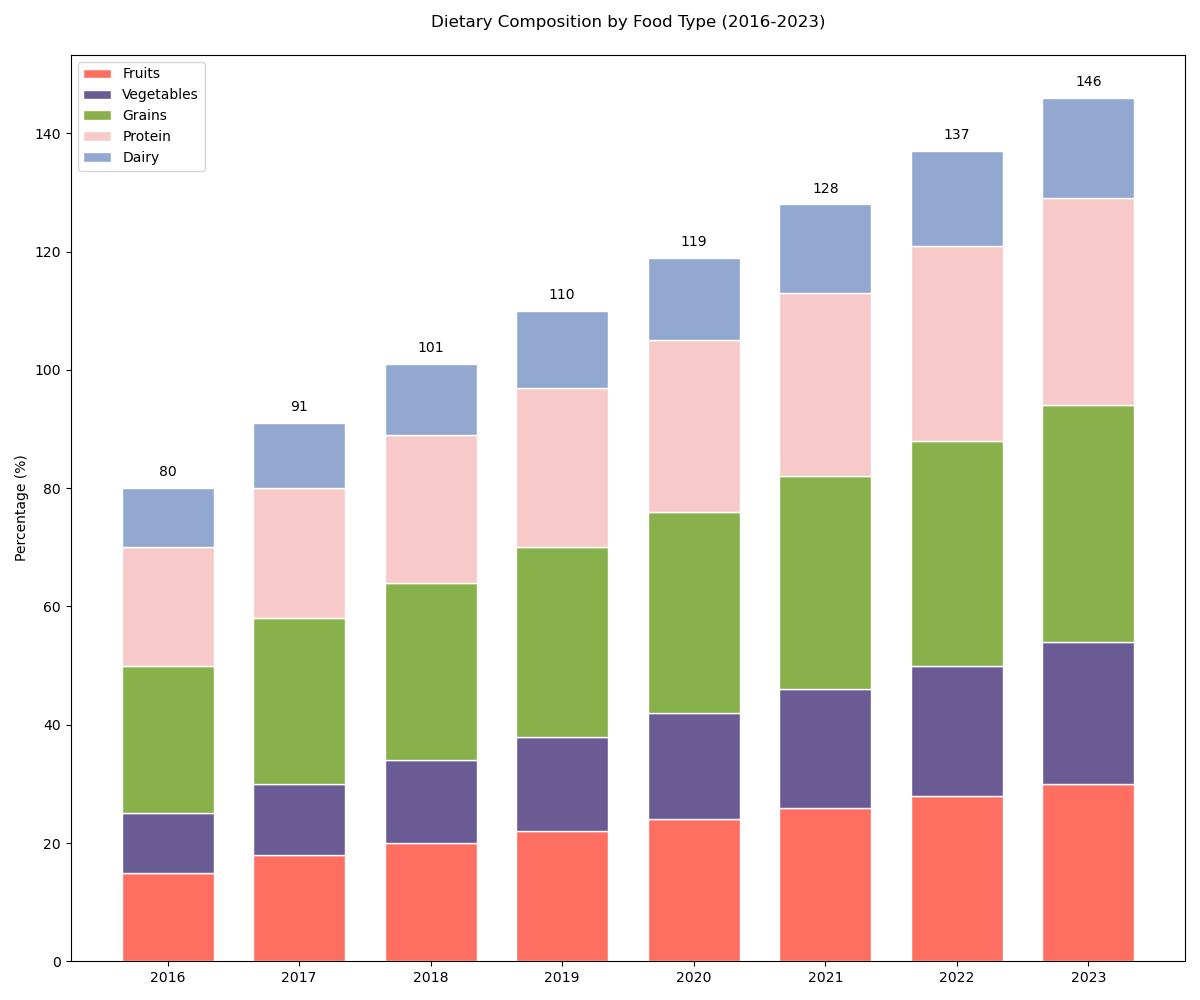

Recreate this plot in Python.

import matplotlib.pyplot as plt

# Definition of data points
years = ['2016', '2017', '2018', '2019', '2020', '2021', '2022', '2023']
fruits = [15, 18, 20, 22, 24, 26, 28, 30]
vegetables = [10, 12, 14, 16, 18, 20, 22, 24]
grains = [25, 28, 30, 32, 34, 36, 38, 40]
protein = [20, 22, 25, 27, 29, 31, 33, 35]
dairy = [10, 11, 12, 13, 14, 15, 16, 17]

# Colors for the data series for better clarity
colors = ['#FF6F61', '#6B5B95', '#88B04B', '#F7CAC9', '#92A8D1']

# Create a figure and a set of subplots - modify width and height of the chart
fig, ax = plt.subplots(figsize=(12, 10))

# Change the width of bars
bar_width = 0.7

# Stacking bars vertically
ax.bar(years, fruits, color=colors[0], edgecolor='white', width=bar_width, label='Fruits')
ax.bar(years, vegetables, bottom=fruits, color=colors[1], edgecolor='white', width=bar_width, label='Vegetables')
ax.bar(years, grains, bottom=[i+j for i,j in zip(fruits, vegetables)], color=colors[2], edgecolor='white', width=bar_width, label='Grains')
ax.bar(years, protein, bottom=[i+j+k for i,j,k in zip(fruits, vegetables, grains)], color=colors[3], edgecolor='white', width=bar_width, label='Protein')
ax.bar(years, dairy, bottom=[i+j+k+l for i,j,k,l in zip(fruits, vegetables, grains, protein)], color=colors[4], edgecolor='white', width=bar_width, label='Dairy')

# Labeling the chart
ax.set_ylabel('Percentage (%)')
ax.set_title('Dietary Composition by Food Type (2016-2023)', pad=20)

# Displaying the legend
ax.legend(loc='upper left')

# Adding numerical labels
for i, (f, v, g, p, d) in enumerate(zip(fruits, vegetables, grains, protein, dairy)):
    total = f + v + g + p + d
    ax.text(i, total + 2, str(total), ha='center')

# Show the plot
plt.tight_layout()
plt.show()
